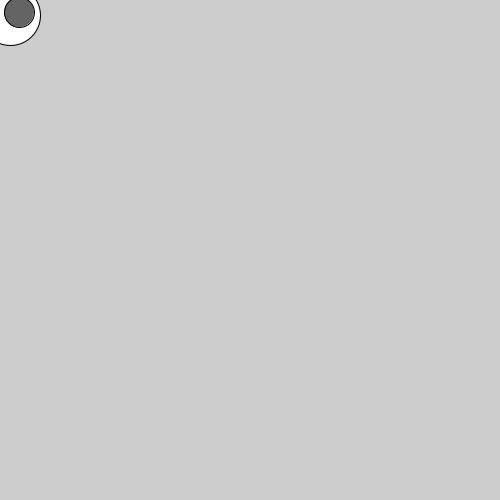
Frame 1 (no input)
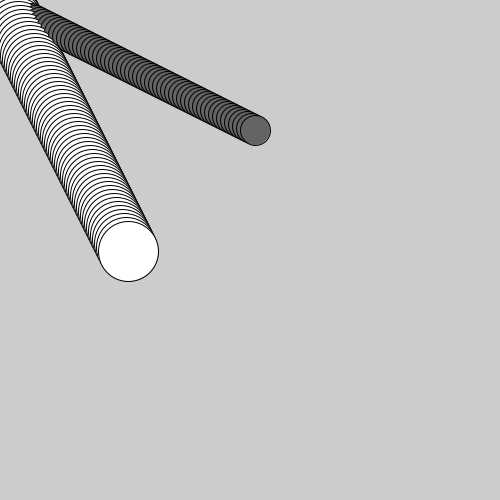
Frame 60 (the mouse pressed at the canvas centre just before this capture)
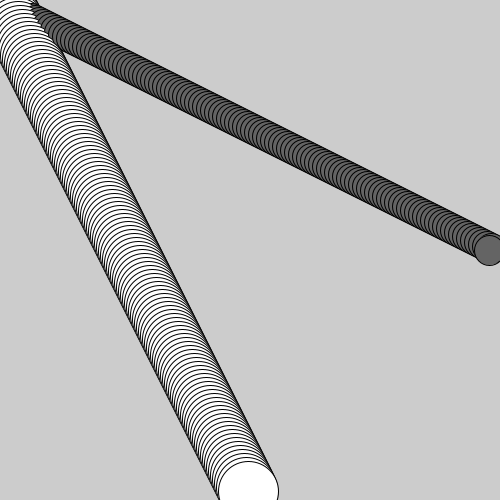
Frame 120 (the mouse held since frame 60 and released just before this capture)

The Processing sketch that drew these frames (run headless with seeded random() and noise(); from frame 60 on, the mouse is pressed at the canvas centre):

// Processing sketch: processing_168658
// ── processing_168658.pde

float x=10;
float y=15;
float speed= 2;
float up=4;

void setup(){
  size(500,500);
  
}

void draw(){
  
  ellipseMode(RADIUS); 
  fill(255); 
  ellipse(x,y,30, 30);
  x= x+speed;
  y= y+up;

  ellipseMode(CENTER);  
  fill(100);  
  ellipse(y,x,30, 30);
  
   if (y>height -10){
    up=-2;
  }  
  if (y<10){
    up=2;
    
  }
  if (x > height -10) {
    speed= -2;
  }
  
  if(x<10){
    speed=2;
  }
  
  if (x==250|| y==250){
     
  }
  
  if (x>width-10){
    speed= -15;
  }
 if (x<10){
   speed=15;
  }
  
}
